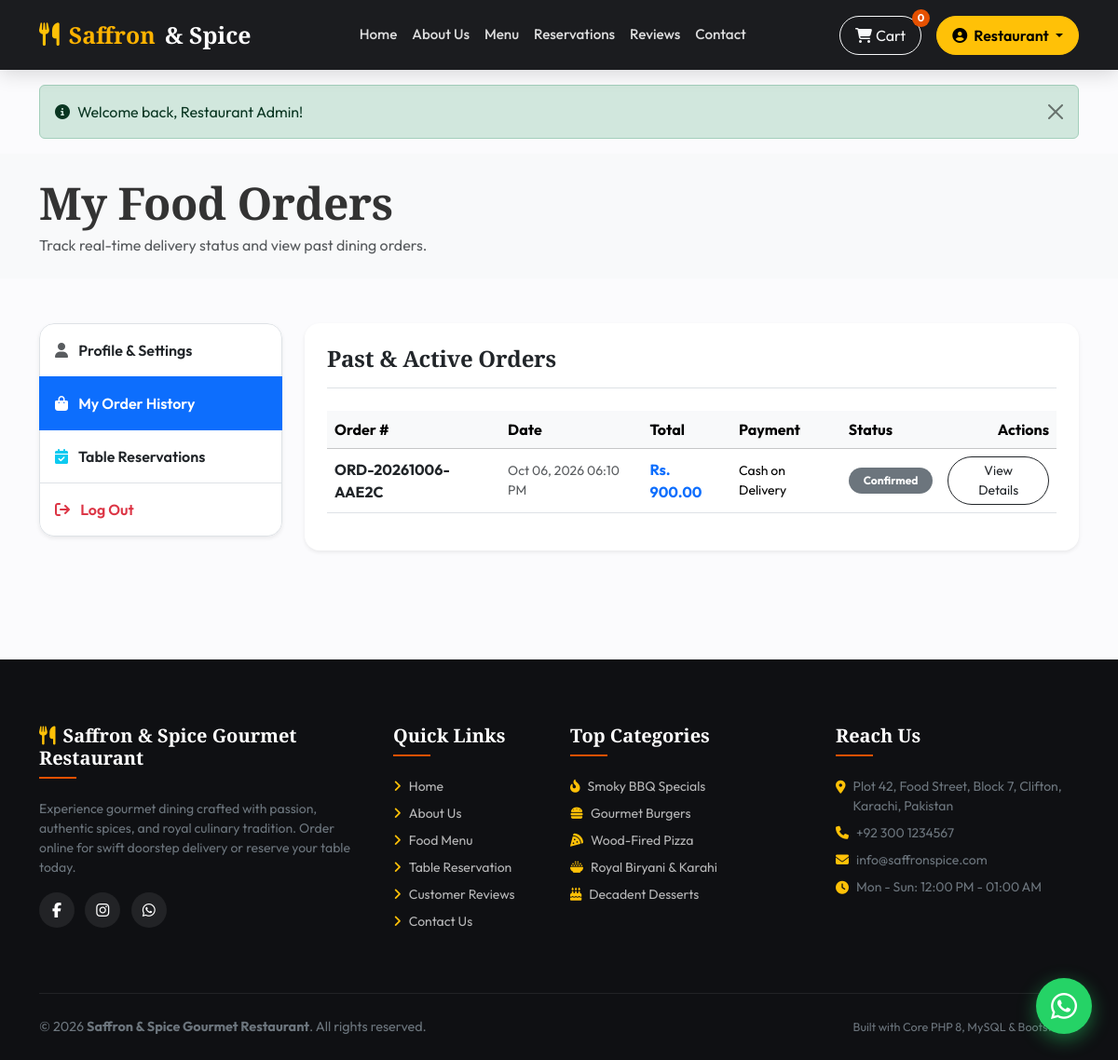
Screenshot of /user/orders.php (signed in) with the database file from the repository.
### tables this page shows
CREATE TABLE `orders` (
  `id` int(11) NOT NULL,
  `order_number` varchar(50) NOT NULL,
  `user_id` int(11) DEFAULT NULL,
  `customer_name` varchar(100) NOT NULL,
  `customer_email` varchar(150) NOT NULL,
  `customer_phone` varchar(30) NOT NULL,
  `delivery_address` text NOT NULL,
  `city` varchar(100) NOT NULL,
  `notes` text DEFAULT NULL,
  `total_amount` decimal(10,2) NOT NULL,
  `delivery_fee` decimal(10,2) NOT NULL DEFAULT 0.00,
  `payment_method` varchar(50) NOT NULL DEFAULT 'Cash on Delivery',
  `payment_status` enum('pending','paid','failed') NOT NULL DEFAULT 'pending',
  `order_status` enum('Pending','Confirmed','Preparing','Out for Delivery','Delivered','Cancelled') NOT NULL DEFAULT 'Pending',
  `created_at` timestamp NOT NULL DEFAULT current_timestamp()
);

CREATE TABLE `settings` (
  `id` int(11) NOT NULL,
  `restaurant_name` varchar(150) NOT NULL,
  `logo` varchar(255) DEFAULT NULL,
  `phone` varchar(50) DEFAULT NULL,
  `email` varchar(100) DEFAULT NULL,
  `whatsapp` varchar(50) DEFAULT NULL,
  `address` text DEFAULT NULL,
  `opening_hours` varchar(255) DEFAULT NULL,
  `delivery_fee` decimal(10,2) NOT NULL DEFAULT 150.00,
  `facebook` varchar(255) DEFAULT NULL,
  `instagram` varchar(255) DEFAULT NULL,
  `website` varchar(255) DEFAULT NULL,
  `currency_symbol` varchar(10) NOT NULL DEFAULT 'Rs. '
);

### user/orders.php (the view, shortened to what this page needs)
<?php
require_once __DIR__ . '/../includes/auth.php';
$userId = $_SESSION['user']['id'];
$settings = getSettings($pdo);
$stmt = $pdo->prepare("SELECT * FROM orders WHERE user_id = ? ORDER BY id DESC");
$stmt->execute([$userId]);
$orders = $stmt->fetchAll();
include __DIR__ . '/../includes/header.php';
?>
<div class="py-4 bg-light">
  <div class="container">
    <h1 class="display-5 fw-bold font-serif mb-1">My Food Orders</h1>
    <p class="text-muted mb-0">Track real-time delivery status and view past dining orders.</p>
  </div>
</div>
<section class="py-5">
  <div class="container">
    <div class="row g-4">
      <div class="col-lg-3">
        <div class="list-group border-0 shadow-sm rounded-4 overflow-hidden mb-4">
          <a href="<?= BASE_URL ?>user/profile.php" class="list-group-item list-group-item-action fw-semibold py-3">
            <i class="fa-solid fa-user me-2 text-muted"></i> Profile &amp; Settings
          </a>
          <a href="<?= BASE_URL ?>user/orders.php" class="list-group-item list-group-item-action active fw-semibold py-3">
            <i class="fa-solid fa-bag-shopping me-2"></i> My Order History
          </a>
          <a href="<?= BASE_URL ?>reservation.php" class="list-group-item list-group-item-action fw-semibold py-3">
            <i class="fa-solid fa-calendar-check me-2 text-info"></i> Table Reservations
          </a>
          <a href="<?= BASE_URL ?>user/logout.php" class="list-group-item list-group-item-action text-danger fw-semibold py-3">
            <i class="fa-solid fa-arrow-right-from-bracket me-2"></i> Log Out
          </a>
        </div>
      </div>
      <div class="col-lg-9">
        <div class="card border-0 shadow-sm rounded-4 p-4 bg-white">
          <h4 class="fw-bold font-serif mb-4 border-bottom pb-3">Past &amp; Active Orders</h4>
          <?php if (!empty($orders)): ?>
            <div class="table-responsive">
              <table class="table align-middle">
                <thead class="table-light">
                  <tr>
                    <th>Order #</th>
                    <th>Date</th>
                    <th>Total</th>
                    <th>Payment</th>
                    <th>Status</th>
                    <th class="text-end">Actions</th>
                  </tr>
                </thead>
                <tbody>
                  <?php foreach ($orders as $ord): ?>
                    <?php
                      $statusClass = match($ord['order_status']) {
                          'Delivered'        => 'bg-success text-white',
                          'Cancelled'        => 'bg-danger text-white',
                          'Out for Delivery' => 'bg-info text-dark',
                          'Preparing'        => 'bg-primary text-white',
                          'Confirmed'        => 'bg-secondary text-white',
                          default            => 'bg-warning text-dark'
                      };
                    ?>
                    <tr>
                      <td class="fw-bold">
                        <a href="<?= BASE_URL ?>user/order-details.php?id=<?= $ord['id'] ?>" class="text-dark text-decoration-none">
                          <?= htmlspecialchars($ord['order_number']) ?>
                        </a>
                      </td>
                      <td class="small text-muted"><?= formatDate($ord['created_at']) ?></td>
                      <td class="fw-bold text-primary"><?= formatPrice($ord['total_amount']) ?></td>
                      <td class="small"><?= htmlspecialchars($ord['payment_method']) ?></td>
                      <td>
                        <span class="badge <?= $statusClass ?> rounded-pill px-3 py-2 small">
                          <?= htmlspecialchars($ord['order_status']) ?>
                        </span>
                      </td>
                      <td class="text-end">
                        <a href="<?= BASE_URL ?>user/order-details.php?id=<?= $ord['id'] ?>" class="btn btn-sm btn-outline-dark rounded-pill px-3 py-1">
                          View Details
                        </a>
                      </td>
                    </tr>
                  <?php endforeach; ?>
                </tbody>
              </table>
            </div>
          <?php endif; ?>
        </div>
      </div>
    </div>
  </div>
</section>
<?php include __DIR__ . '/../includes/footer.php'; ?>

### includes/footer.php (shortened to what this page needs)
<?php
$settings = getSettings($pdo);
$floatingWhatsAppMsg = "Hello! I would like to inquire about the menu and place an order.";
$floatingWhatsAppUrl = buildWhatsAppUrl($settings['whatsapp'] ?? '923001234567', $floatingWhatsAppMsg);
?>
</main>
<a href="<?= $floatingWhatsAppUrl ?>" target="_blank" rel="noopener noreferrer" class="floating-whatsapp" title="Chat with us on WhatsApp" aria-label="WhatsApp Contact">
  <i class="fa-brands fa-whatsapp"></i>
</a>
<footer class="footer-custom">
  <div class="container">
    <div class="row g-4">
      <div class="col-lg-4 col-md-6">
        <h5 class="text-white"><i class="fa-solid fa-utensils text-warning me-2"></i><?= htmlspecialchars($settings['restaurant_name']) ?></h5>
        <p class="text-secondary small pe-lg-3">
          Experience gourmet dining crafted with passion, authentic spices, and royal culinary tradition. Order online for swift doorstep delivery or reserve your table today.
        </p>
        <div class="footer-social mt-3">
          <?php if (!empty($settings['facebook'])): ?>
            <a href="<?= htmlspecialchars($settings['facebook']) ?>" target="_blank" aria-label="Facebook"><i class="fa-brands fa-facebook-f"></i></a>
          <?php endif; ?>
          <?php if (!empty($settings['instagram'])): ?>
            <a href="<?= htmlspecialchars($settings['instagram']) ?>" target="_blank" aria-label="Instagram"><i class="fa-brands fa-instagram"></i></a>
          <?php endif; ?>
          <a href="<?= $floatingWhatsAppUrl ?>" target="_blank" aria-label="WhatsApp"><i class="fa-brands fa-whatsapp"></i></a>
        </div>
      </div>
      <div class="col-lg-2 col-md-6">
        <h5>Quick Links</h5>
        <ul class="list-unstyled small">
          <li class="mb-2"><a href="<?= BASE_URL ?>index.php"><i class="fa-solid fa-angle-right me-2 text-warning"></i>Home</a></li>
          <li class="mb-2"><a href="<?= BASE_URL ?>about.php"><i class="fa-solid fa-angle-right me-2 text-warning"></i>About Us</a></li>
          <li class="mb-2"><a href="<?= BASE_URL ?>menu.php"><i class="fa-solid fa-angle-right me-2 text-warning"></i>Food Menu</a></li>
          <li class="mb-2"><a href="<?= BASE_URL ?>reservation.php"><i class="fa-solid fa-angle-right me-2 text-warning"></i>Table Reservation</a></li>
          <li class="mb-2"><a href="<?= BASE_URL ?>reviews.php"><i class="fa-solid fa-angle-right me-2 text-warning"></i>Customer Reviews</a></li>
          <li class="mb-2"><a href="<?= BASE_URL ?>contact.php"><i class="fa-solid fa-angle-right me-2 text-warning"></i>Contact Us</a></li>
        </ul>
      </div>
      <div class="col-lg-3 col-md-6">
        <h5>Top Categories</h5>
        <ul class="list-unstyled small">
          <li class="mb-2"><a href="<?= BASE_URL ?>menu.php?cat=2"><i class="fa-solid fa-fire-flame-curved me-2 text-warning"></i>Smoky BBQ Specials</a></li>
          <li class="mb-2"><a href="<?= BASE_URL ?>menu.php?cat=3"><i class="fa-solid fa-burger me-2 text-warning"></i>Gourmet Burgers</a></li>
          <li class="mb-2"><a href="<?= BASE_URL ?>menu.php?cat=4"><i class="fa-solid fa-pizza-slice me-2 text-warning"></i>Wood-Fired Pizza</a></li>
          <li class="mb-2"><a href="<?= BASE_URL ?>menu.php?cat=6"><i class="fa-solid fa-bowl-rice me-2 text-warning"></i>Royal Biryani &amp; Karahi</a></li>
          <li class="mb-2"><a href="<?= BASE_URL ?>menu.php?cat=9"><i class="fa-solid fa-cake-candles me-2 text-warning"></i>Decadent Desserts</a></li>
        </ul>
      </div>
      <div class="col-lg-3 col-md-6">
        <h5>Reach Us</h5>
        <ul class="list-unstyled small text-secondary">
          <li class="mb-2 d-flex align-items-start gap-2">
            <i class="fa-solid fa-location-dot text-warning mt-1"></i>
            <span><?= htmlspecialchars($settings['address'] ?? 'Karachi, Pakistan') ?></span>
          </li>
          <li class="mb-2 d-flex align-items-center gap-2">
            <i class="fa-solid fa-phone text-warning"></i>
            <span><?= htmlspecialchars($settings['phone'] ?? '+92 300 1234567') ?></span>
          </li>
          <li class="mb-2 d-flex align-items-center gap-2">
            <i class="fa-solid fa-envelope text-warning"></i>
            <span><?= htmlspecialchars($settings['email'] ?? 'info@saffronspice.com') ?></span>
          </li>
          <li class="mb-2 d-flex align-items-start gap-2">
            <i class="fa-solid fa-clock text-warning mt-1"></i>
            <span><?= htmlspecialchars($settings['opening_hours'] ?? '12:00 PM - 01:00 AM') ?></span>
          </li>
        </ul>
      </div>
    </div>
    <div class="footer-bottom text-center">
      <div class="row align-items-center">
        <div class="col-md-6 text-md-start mb-2 mb-md-0">
          <p class="mb-0 text-secondary">&copy; <?= date('Y') ?> <strong><?= htmlspecialchars($settings['restaurant_name']) ?></strong>. All rights reserved.</p>
        </div>
        <div class="col-md-6 text-md-end">
          <span class="text-secondary small">Built with Core PHP 8, MySQL &amp; Bootstrap 5</span>
        </div>
      </div>
    </div>
  </div>
</footer>
</body>
</html>

### assets/css/style.css (style rules this page uses)
:root { --primary: #e65100; --primary-hover: #bf360c; --primary-light: #fff3e0; --secondary: #ffb300; --dark-bg: #121316; --card-dark: #1c1d22; --surface: #ffffff; --text-main: #212529; --text-muted: #6c757d; --whatsapp: #25d366; --whatsapp-hover: #1ebd5b; --border-color: #e9ecef; --radius-sm: 8px; --radius-md: 14px; --radius-lg: 20px; --shadow-sm: 0 4px 12px rgba(0, 0, 0, 0.05); --shadow-md: 0 8px 24px rgba(0, 0, 0, 0.08); --shadow-lg: 0 16px 36px rgba(0, 0, 0, 0.12); --transition: all 0.3s cubic-bezier(0.25, 0.8, 0.25, 1); }
* { box-sizing: border-box; }
body { font-family: 'Outfit', sans-serif; color: #333333; background-color: #fbfbfd; min-height: 100vh; display: flex; flex-direction: column; overflow-x: hidden; }
h1, h2, h3, h4, .font-serif { font-family: 'Playfair Display', serif; letter-spacing: -0.01em; }
.floating-whatsapp { position: fixed; bottom: 28px; right: 28px; background-color: var(--whatsapp); color: #fff; width: 60px; height: 60px; border-radius: 50%; display: flex; align-items: center; justify-content: center; font-size: 32px; box-shadow: 0 6px 20px rgba(37, 211, 102, 0.45); z-index: 1050; text-decoration: none; transition: var(--transition); animation: pulse-wa 2.2s infinite; }
.footer-custom { background-color: #0f1013; color: rgba(255, 255, 255, 0.7); padding: 70px 0 25px; margin-top: 60px; }
.footer-custom h5 { color: #fff; font-family: 'Playfair Display', serif; font-weight: 700; margin-bottom: 22px; position: relative; padding-bottom: 10px; }
.footer-custom h5::after { content: ''; position: absolute; left: 0; bottom: 0; width: 40px; height: 2px; background-color: var(--primary); }
.footer-custom a { color: rgba(255, 255, 255, 0.7); text-decoration: none; transition: var(--transition); }
.footer-social a { display: inline-flex; align-items: center; justify-content: center; width: 38px; height: 38px; background: rgba(255, 255, 255, 0.08); border-radius: 50%; color: #fff; margin-right: 8px; transition: var(--transition); }
.footer-bottom { border-top: 1px solid rgba(255, 255, 255, 0.08); padding-top: 25px; margin-top: 50px; font-size: 0.9rem; }

### rows the page displays
orders: order_number "ORD-20261006-AAE2C", created_at "Oct 06, 2026 06:10 PM", total_amount "Rs. 900.00", payment_method "Cash on Delivery", order_status "Confirmed"
settings: restaurant_name "Saffron & Spice Gourmet Restaurant", address "Plot 42, Food Street, Block 7, Clifton, Karachi, Pakistan", phone "+92 300 1234567", email "info@saffronspice.com", opening_hours "Mon - Sun: 12:00 PM - 01:00 AM"

### other values shown
$cartCount "0"
explode(' ', $user['name'])[0] "Restaurant"
$flash['message'] "Welcome back, Restaurant Admin!"
